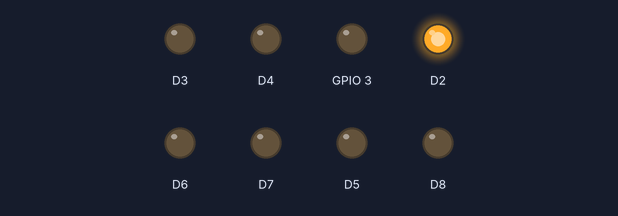
A sketch run on a simulated ESP8266 (NodeMCU). On the bench: output pins drawn as LEDs (lit = HIGH).

Above: at 0.5 s.
At 2.5 s:
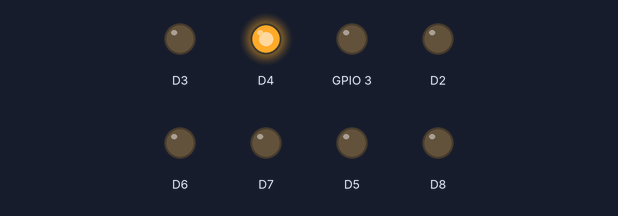
At 3.5 s:
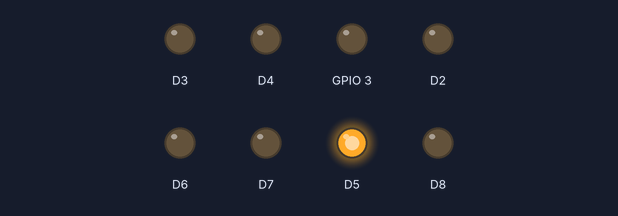
At 4.5 s:
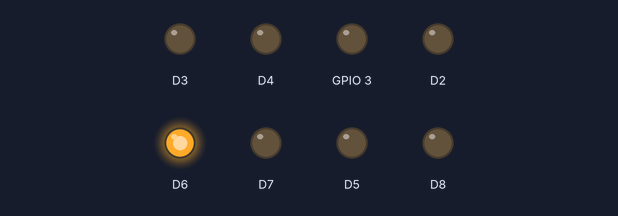
At 6.5 s:
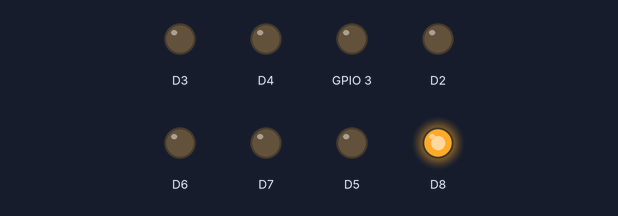
At 9.5 s:
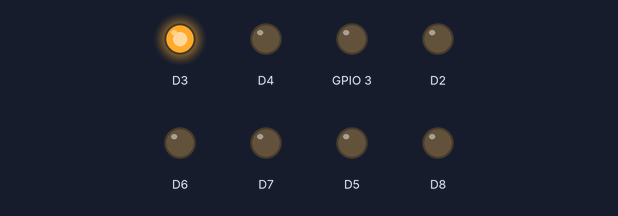
Timing chart, 0 to 10.4 s (numbered marks = the images above):
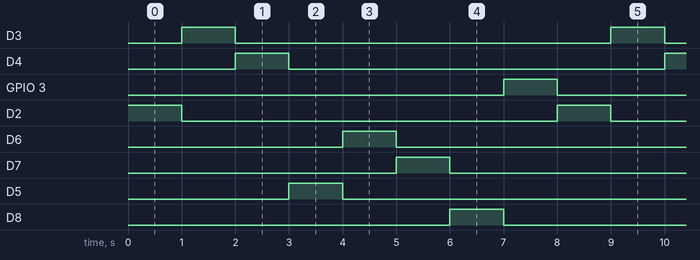

The sketch:

FLIP_FLOP.ino
```cpp
void setup() {
  // Mengatur pin D2 hingga D9 sebagai OUTPUT
  pinMode(D2, OUTPUT);
  pinMode(D3, OUTPUT);
  pinMode(D4, OUTPUT);
  pinMode(D5, OUTPUT);
  pinMode(D6, OUTPUT);
  pinMode(D7, OUTPUT);
  pinMode(D8, OUTPUT);
  pinMode(D9, OUTPUT);
}

void loop() {
  // Mengaktifkan D2 dan menunggu 1 detik
  digitalWrite(D2, HIGH);
  delay(1000);

  // Mematikan D2 dan menunggu 1 detik
  digitalWrite(D2, LOW);

  // Mengaktifkan D3 dan menunggu 1 detik
  digitalWrite(D3, HIGH);
  delay(1000);

  // Mematikan D3 dan menunggu 1 detik
  digitalWrite(D3, LOW);

  // Lanjutkan dengan pola yang sama untuk pin D4 hingga D9
  digitalWrite(D4, HIGH);
  delay(1000);
  digitalWrite(D4, LOW);

  digitalWrite(D5, HIGH);
  delay(1000);
  digitalWrite(D5, LOW);

  digitalWrite(D6, HIGH);
  delay(1000);
  digitalWrite(D6, LOW);

  digitalWrite(D7, HIGH);
  delay(1000);
  digitalWrite(D7, LOW);

  digitalWrite(D8, HIGH);
  delay(1000);
  digitalWrite(D8, LOW);

  digitalWrite(D9, HIGH);
  delay(1000);
  digitalWrite(D9, LOW);
}
```

Measured:
- by itself, D3, D4, GPIO 3, D2, D6, D7, D5, D8: alternates HIGH for 1.0 s and LOW for 7.0 s
- by itself, everything shown: repeats every 8.0 s, in 9 steps
